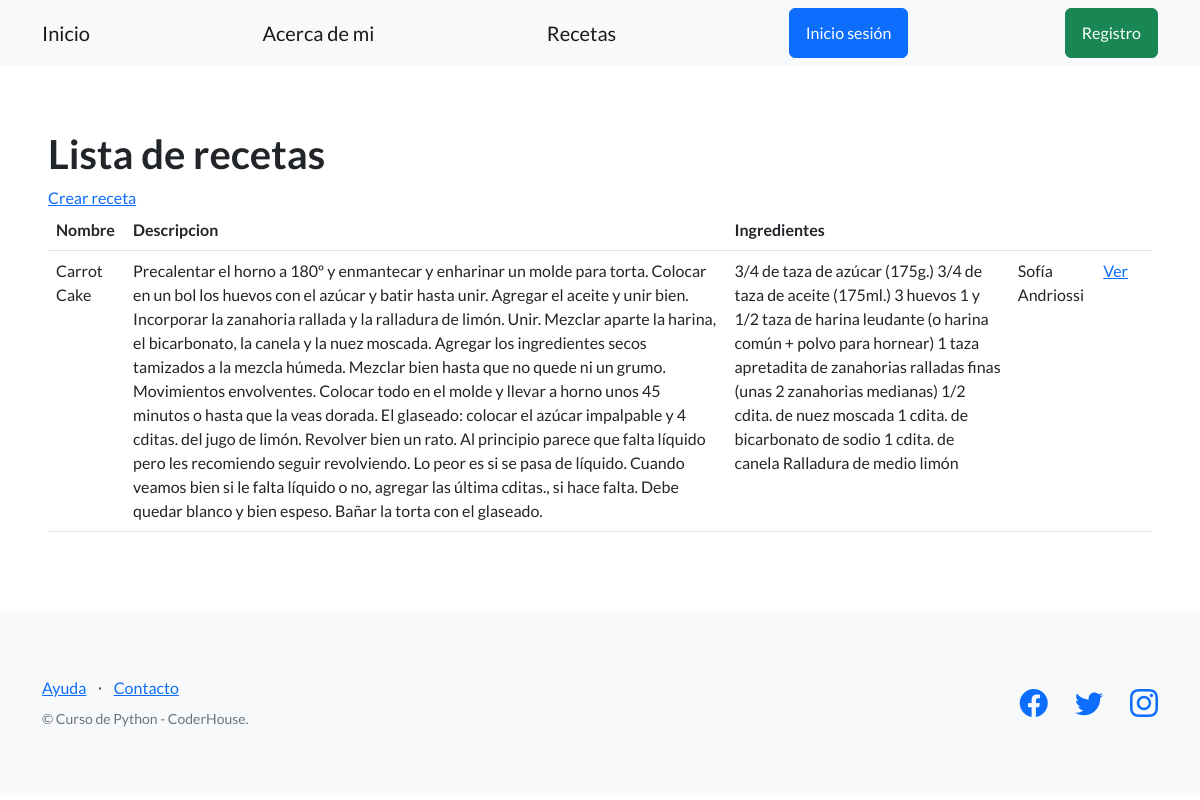
/nutricheff/recetas/, run on an earlier commit of the app's database.
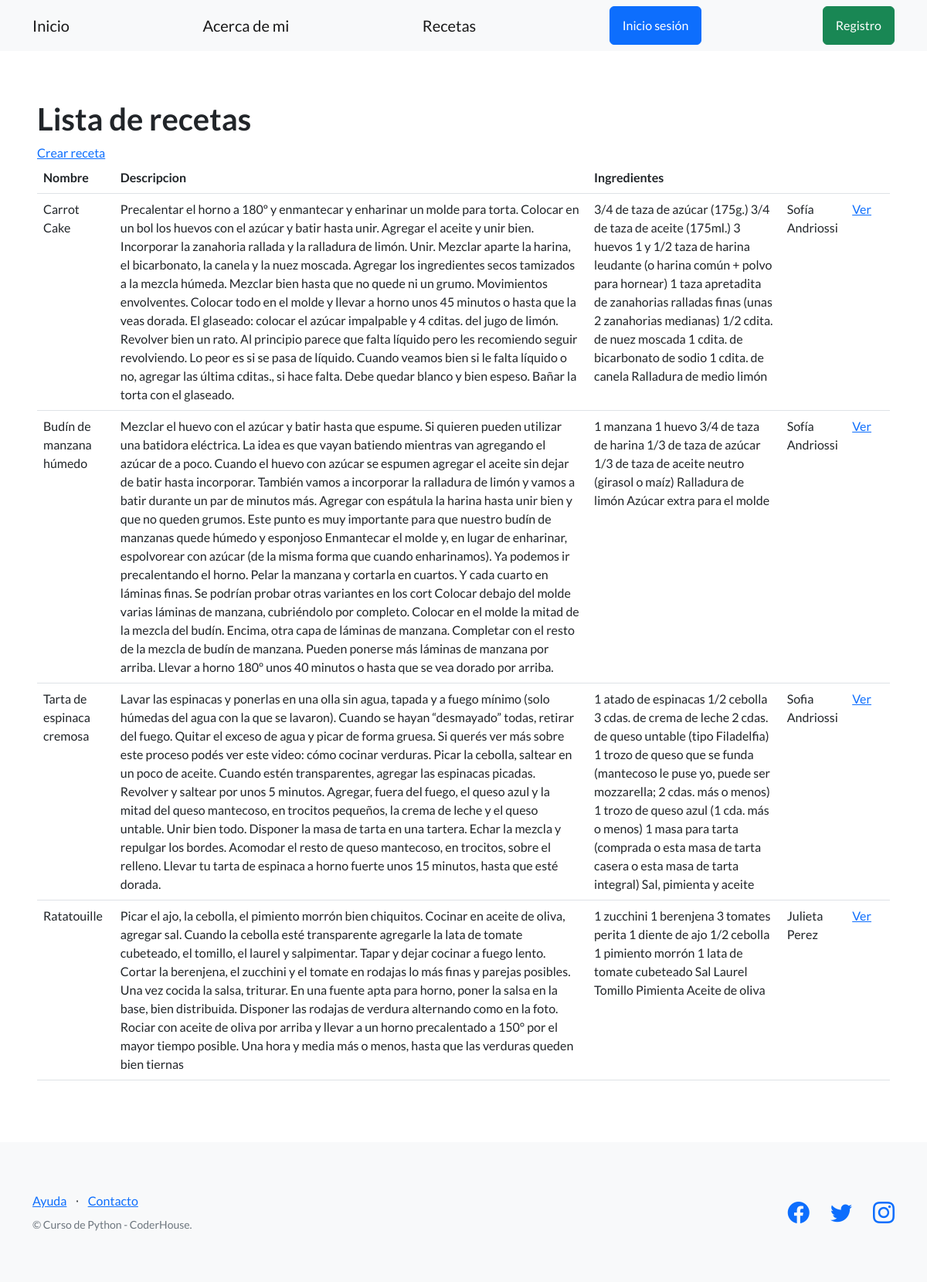
And on a later commit of the database.
### control_recetas/models.py (models this page shows, shortened)
class Recetas(models.Model):
    nombre=models.CharField(max_length=25)
    descripcion= models.CharField(max_length=1500)
    ingredientes = models.CharField(max_length=1000)
    autor = models.CharField(max_length=25)
    creador = models.ForeignKey(User, on_delete=models.SET_NULL, null=True)
    fecha= models.CharField(max_length=25, default="fecha desconocida")

### control_recetas/views.py (the view)
# urls.py: path("recetas/", RecetaListView.as_view(), name="lista_recetas"),
class RecetaListView(ListView):
    model = Recetas
    template_name = 'control_recetas/lista_recetas.html'

### control_recetas/templates/control_recetas/lista_recetas.html (shortened to what this page needs)
{% extends "base.html" %}
{% block contenido %}
<section>
 <div>
   <h1>Lista de recetas</h1>
   <a href="{% url 'crear_receta' %}">Crear receta</a>
   <br>
   <table class="table">
     <tbody>
       <tr>
         <th>Nombre</th>
         <th>Descripcion</th>
         <th>Ingredientes</th>
         <td></td>
         <td></td>
         <td></td>
       </tr>
       {% for receta in object_list %}
       <tr>
         <td>{{ receta.nombre }}</td>
         <td>{{ receta.descripcion }}</td>
         <td>{{ receta.ingredientes }}</td>
         <td>{{ receta.autor }}</td>
         <td>
           <a href="{% url 'ver_receta' receta.id %}">Ver</a>
         </td>
       <td>
       </td>
     </tr>
     {% endfor %}
   </tbody>
 </table>
 </div>
</section>
{% endblock contenido %}

### templates_base/base.html (shortened to what this page needs)
{% load static %}
<!DOCTYPE html>
<html lang="en">
    <head>
        <link href="https://cdn.jsdelivr.net/npm/bootstrap-icons@1.5.0/font/bootstrap-icons.css" rel="stylesheet" type="text/css" />
        <link href="{% static 'css/styles.css' %}" rel="stylesheet" />
    </head>
    <body>
        <nav class="navbar navbar-light bg-light static-top">
            <div class="container">
                <a class="navbar-brand" href="{% url 'inicio' %}">Inicio</a>
                <a class="navbar-brand" href="{% url 'acerca_de_mi' %}">Acerca de mi</a>
                <a class="navbar-brand" href="{% url 'lista_recetas' %}">Recetas</a>
                {% if user.is_authenticated %}
                <div class="dropdown">
                    <button class="btn btn-secondary dropdown-toggle" type="button" id="dropdownMenuButton1" data-bs-toggle="dropdown" aria-expanded="false">
                        <div style="display: inline-flex;">
                            <img src="{{user.avatar.imagen.url}}" style="max-width:40px;margin-right: 10px;">
                            <span>{{ user.username }}</span>
                        </div>
                    </button>
                    <ul class="dropdown-menu" aria-labelledby="dropdownMenuButton1">
                        <li>
                            <a class="dropdown-item" href="{% url 'editar_perfil' %}">Editar mis datos</a>
                        </li>
                        <li>
                            <a class="dropdown-item" href="{% url 'agregar_avatar' %}">Cambiar avatar</a>
                            </li>
                        <li>
                            <a class="dropdown-item" href="{% url 'logout' %}"><strong>Cerrar Sesión</strong></a>
                        </li>
                    </ul>
                </div>
                {% else %}
                <a class="btn btn-primary" href="{% url 'login' %}">Inicio sesión</a>
                <a class="btn btn-success" href="{% url 'registro' %}">Registro</a>
                {% endif %}
            </div>
        </nav>
        <section style="padding:4rem 3rem;">
            {% block contenido %}{% endblock contenido %}
        </section>
        <footer class="footer bg-light">
            <div class="container">
                <div class="row">
                    <div class="col-lg-6 h-100 text-center text-lg-start my-auto">
                        <ul class="list-inline mb-2">
                            <li class="list-inline-item"><a href="#!">Ayuda</a></li>
                            <li class="list-inline-item">⋅</li>
                            <li class="list-inline-item"><a href="#!">Contacto</a></li>
                        </ul>
                        <p class="text-muted small mb-4 mb-lg-0">&copy; Curso de Python - CoderHouse.</p>
                    </div>
                    <div class="col-lg-6 h-100 text-center text-lg-end my-auto">
                        <ul class="list-inline mb-0">
                            <li class="list-inline-item me-4">
                                <a href="#!"><i class="bi-facebook fs-3"></i></a>
                            </li>
                            <li class="list-inline-item me-4">
                                <a href="https://twitter.com/coderhouse"><i class="bi-twitter fs-3"></i></a>
                            </li>
                            <li class="list-inline-item">
                                <a href="https://www.instagram.com/coderhouse"><i class="bi-instagram fs-3"></i></a>
                            </li>
                        </ul>
                    </div>
                </div>
            </div>
        </footer>
    </body>
</html>

What changed in the data, as far as the page shows it:
added Recetas: nombre "Budín de manzana húmedo", descripcion "Mezclar el huevo con el azúcar y batir hasta que espume. Si quieren pueden utilizar una batidora eléctrica. La idea es que vayan batiendo mientras van agregando el azúcar de a poco. Cuando el huevo con azúcar se espumen agregar el aceite sin dejar de batir hasta incorporar. También vamos a incorporar la ralladura de limón y vamos a batir durante un par de minutos más. Agregar con espátula la harina hasta unir bien y que no queden grumos. Este punto es muy importante para que nuestro budín de manzanas quede húmedo y esponjoso Enmantecar el molde y, en lugar de enharinar, espolvorear con azúcar (de la misma forma que cuando enharinamos). Ya podemos ir precalentando el horno. Pelar la manzana…", ingredientes "1 manzana 1 huevo 3/4 de taza de harina 1/3 de taza de azúcar 1/3 de taza de aceite neutro (girasol o maíz) Ralladura de limón Azúcar extra para el molde", autor "Sofía Andriossi"
added Recetas: nombre "Tarta de espinaca cremosa", descripcion "Lavar las espinacas y ponerlas en una olla sin agua, tapada y a fuego mínimo (solo húmedas del agua con la que se lavaron). Cuando se hayan “desmayado” todas, retirar del fuego. Quitar el exceso de agua y picar de forma gruesa. Si querés ver más sobre este proceso podés ver este video: cómo cocinar verduras. Picar la cebolla, saltear en un poco de aceite. Cuando estén transparentes, agregar las espinacas picadas. Revolver y saltear por unos 5 minutos. Agregar, fuera del fuego, el queso azul y la mitad del queso mantecoso, en trocitos pequeños, la crema de leche y el queso untable. Unir bien todo. Disponer la masa de tarta en una tartera. Echar la mezcla y repulgar los bordes. Acomodar el…", ingredientes "1 atado de espinacas 1/2 cebolla 3 cdas. de crema de leche 2 cdas. de queso untable (tipo Filadelfia) 1 trozo de queso que se funda (mantecoso le puse yo, puede ser mozzarella; 2 cdas. más o menos) 1 trozo de queso azul (1 cda. más o menos) 1 masa para tarta (comprada o esta masa de tarta casera o esta masa de tarta integral) Sal, pimienta y aceite", autor "Sofia Andriossi"
added Recetas: nombre "Ratatouille", descripcion "Picar el ajo, la cebolla, el pimiento morrón bien chiquitos. Cocinar en aceite de oliva, agregar sal. Cuando la cebolla esté transparente agregarle la lata de tomate cubeteado, el tomillo, el laurel y salpimentar. Tapar y dejar cocinar a fuego lento. Cortar la berenjena, el zucchini y el tomate en rodajas lo más finas y parejas posibles. Una vez cocida la salsa, triturar. En una fuente apta para horno, poner la salsa en la base, bien distribuida. Disponer las rodajas de verdura alternando como en la foto. Rociar con aceite de oliva por arriba y llevar a un horno precalentado a 150° por el mayor tiempo posible. Una hora y media más o menos, hasta que las verduras queden bien tiernas", ingredientes "1 zucchini 1 berenjena 3 tomates perita 1 diente de ajo 1/2 cebolla 1 pimiento morrón 1 lata de tomate cubeteado Sal Laurel Tomillo Pimienta Aceite de oliva", autor "Julieta Perez"
